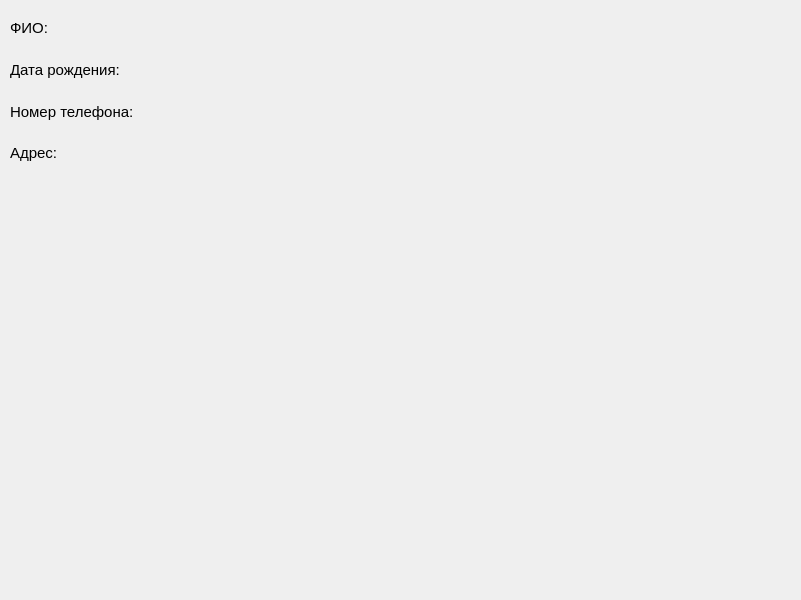
<?xml version="1.0" encoding="UTF-8"?>
<ui version="4.0">
 <class>MainWindow</class>
 <widget class="QMainWindow" name="MainWindow">
  <property name="geometry">
   <rect>
    <x>0</x>
    <y>0</y>
    <width>801</width>
    <height>600</height>
   </rect>
  </property>
  <property name="windowTitle">
   <string>MainWindow</string>
  </property>
  <widget class="QWidget" name="centralwidget">
   <widget class="QWidget" name="gridLayoutWidget">
    <property name="geometry">
     <rect>
      <x>10</x>
      <y>10</y>
      <width>441</width>
      <height>161</height>
     </rect>
    </property>
    <layout class="QGridLayout" name="gridLayout">
     <item row="1" column="0">
      <layout class="QHBoxLayout" name="horizontalLayout_2">
       <item>
        <widget class="QLabel" name="label_3">
         <property name="font">
          <font>
           <family>Segoe UI</family>
           <pointsize>11</pointsize>
          </font>
         </property>
         <property name="text">
          <string>Дата рождения:</string>
         </property>
        </widget>
       </item>
       <item>
        <widget class="QLabel" name="date_label">
         <property name="font">
          <font>
           <family>Segoe UI</family>
           <pointsize>11</pointsize>
          </font>
         </property>
         <property name="text">
          <string/>
         </property>
        </widget>
       </item>
      </layout>
     </item>
     <item row="2" column="0">
      <layout class="QHBoxLayout" name="horizontalLayout_3">
       <item>
        <widget class="QLabel" name="label_4">
         <property name="font">
          <font>
           <family>Segoe UI</family>
           <pointsize>11</pointsize>
          </font>
         </property>
         <property name="text">
          <string>Номер телефона:</string>
         </property>
        </widget>
       </item>
       <item>
        <widget class="QLabel" name="number_label">
         <property name="font">
          <font>
           <family>Segoe UI</family>
           <pointsize>11</pointsize>
          </font>
         </property>
         <property name="text">
          <string/>
         </property>
        </widget>
       </item>
      </layout>
     </item>
     <item row="0" column="0">
      <layout class="QHBoxLayout" name="horizontalLayout">
       <item>
        <widget class="QLabel" name="label_2">
         <property name="font">
          <font>
           <family>Segoe UI</family>
           <pointsize>11</pointsize>
          </font>
         </property>
         <property name="text">
          <string>ФИО:</string>
         </property>
        </widget>
       </item>
       <item>
        <widget class="QLabel" name="name_label">
         <property name="font">
          <font>
           <family>Segoe UI</family>
           <pointsize>11</pointsize>
          </font>
         </property>
         <property name="text">
          <string/>
         </property>
        </widget>
       </item>
      </layout>
     </item>
     <item row="3" column="0">
      <layout class="QHBoxLayout" name="horizontalLayout_4">
       <item>
        <widget class="QLabel" name="label_5">
         <property name="font">
          <font>
           <family>Segoe UI</family>
           <pointsize>11</pointsize>
          </font>
         </property>
         <property name="text">
          <string>Адрес:</string>
         </property>
        </widget>
       </item>
       <item>
        <widget class="QLabel" name="adress_label">
         <property name="font">
          <font>
           <family>Segoe UI</family>
           <pointsize>11</pointsize>
          </font>
         </property>
         <property name="text">
          <string/>
         </property>
        </widget>
       </item>
      </layout>
     </item>
    </layout>
   </widget>
  </widget>
 </widget>
 <resources/>
 <connections/>
</ui>
